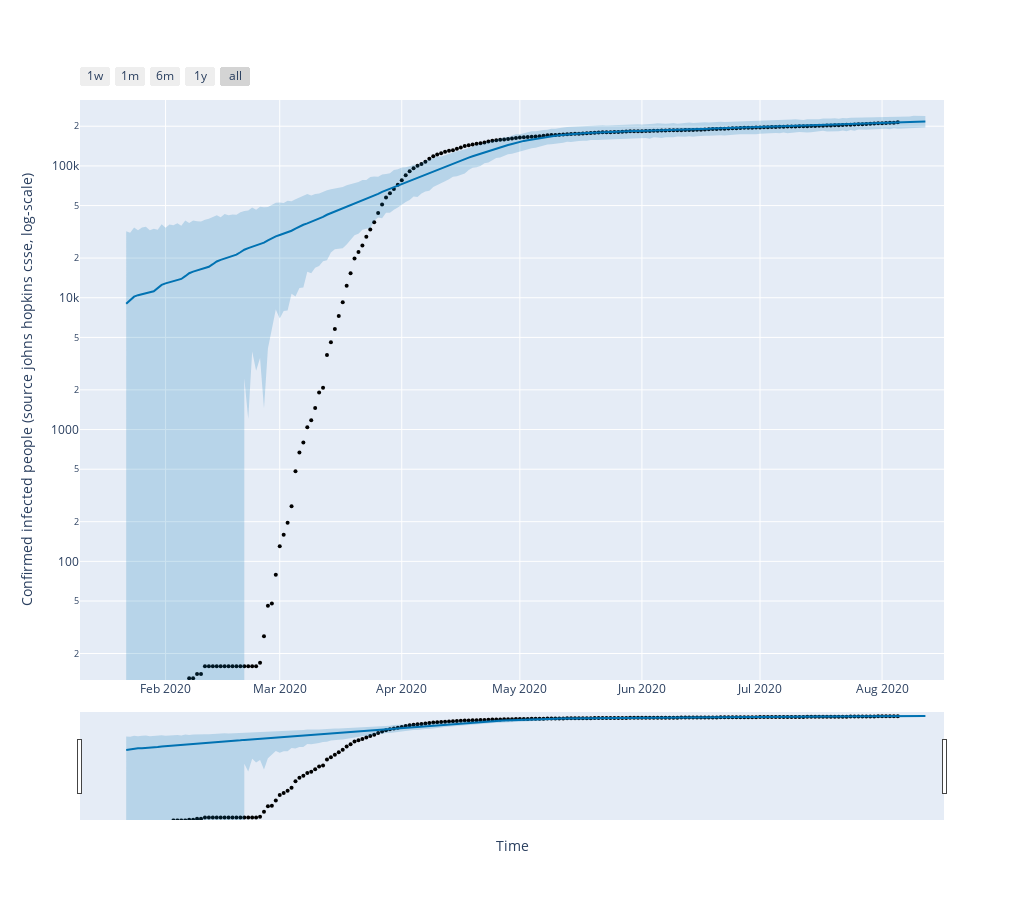

The notebook cell this image was saved under:
### Code cell
import plotly.offline as py
from fbprophet.plot import plot_plotly
py.init_notebook_mode(connected=True)

fig = plot_plotly(my_model, forecast)  # This returns a plotly Figure

fig.update_layout(
    width=1024,
    height=900,
    xaxis_title="Time",
    yaxis_title="Confirmed infected people (source johns hopkins csse, log-scale)",
)
fig.update_yaxes(type="log",range=[1.1,5.5])
py.iplot(fig)

### Figure 1 — Plotly figure (JSON) as saved in the notebook; plotly's stock layout.template omitted (floating-point values rounded to 4 significant figures; data arrays with more than 128 entries replaced by an {"elided": "..."} marker saying what was removed)
{"data": [{"marker": {"color": "black", "size": 4}, "mode": "markers", "name": "Actual", "type": "scatter", "x": {"elided": "197 str values"}, "y": {"elided": "197 int values"}}, {"hoverinfo": "skip", "line": {"width": 0}, "mode": "lines", "type": "scatter", "x": {"elided": "204 str values"}, "y": {"elided": "204 float values"}}, {"fill": "tonexty", "fillcolor": "rgba(0, 114, 178, 0.2)", "line": {"color": "#0072B2", "width": 2}, "mode": "lines", "name": "Predicted", "type": "scatter", "x": {"elided": "204 str values"}, "y": {"elided": "204 float values"}}, {"fill": "tonexty", "fillcolor": "rgba(0, 114, 178, 0.2)", "hoverinfo": "skip", "line": {"width": 0}, "mode": "lines", "type": "scatter", "x": {"elided": "204 str values"}, "y": {"elided": "204 float values"}}, {"line": {"color": "black", "dash": "dash", "width": 2}, "mode": "lines", "name": "Cap", "type": "scatter", "x": {"elided": "204 str values"}, "y": {"elided": "204 int values"}}], "layout": {"height": 900, "showlegend": false, "width": 1024, "xaxis": {"rangeselector": {"buttons": [{"count": 7, "label": "1w", "step": "day", "stepmode": "backward"}, {"count": 1, "label": "1m", "step": "month", "stepmode": "backward"}, {"count": 6, "label": "6m", "step": "month", "stepmode": "backward"}, {"count": 1, "label": "1y", "step": "year", "stepmode": "backward"}, {"step": "all"}]}, "rangeslider": {"visible": true}, "title": {"text": "Time"}, "type": "date"}, "yaxis": {"range": [1.1, 5.5], "title": {"text": "Confirmed infected people (source johns hopkins csse, log-scale)"}, "type": "log"}}}
